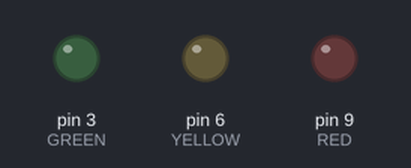
A sketch run on a simulated Arduino Uno, built with avr-gcc and run on an emulated ATmega328P. Parts: output pins drawn as LEDs (lit = HIGH).

Above: at 0.05 s.
At 1.85 s:
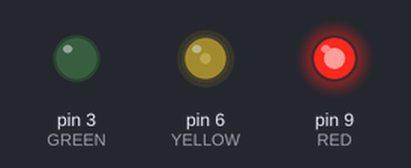
At 3.65 s:
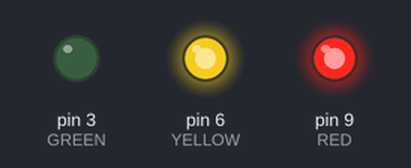
At 7.25 s:
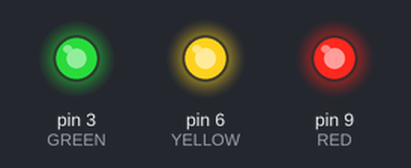
At 10.85 s:
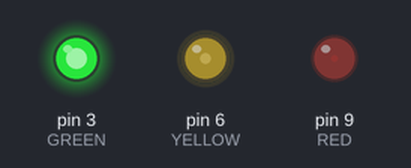
At 14.55 s:
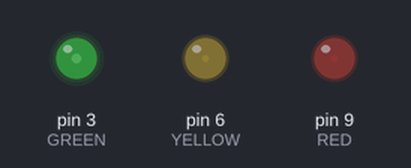
Timing chart, 0 to 19.9 s (numbered marks = the images above):
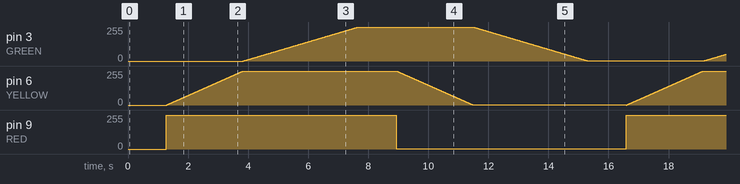

Measured:
- by itself, pin 9 (RED): alternates 254/255 for 7.7 s and 1/255 for 7.7 s

The sketch:

LightsUp.ino
```cpp
// Simple code to fade three LED's in and out.
// Set up to look like a traffic light.
// Although it would be quite confusing if it was.

const int RED = 9; // The pin for the LED
const int YELLOW = 6; // The pin for the 2nd LED.
const int GREEN = 3; // The pin for the 3rd LED.
int i = 0; // We'll use the variable "i" to count up and down.
int j = 0;
int k = 0;
int z = 0;

void setup() {
  pinMode(GREEN, OUTPUT); // Tell Ardudino the LED is an Output.
}

void loop() {
  for (i = 0; i < 255; i++) { // Loop from 0 to 254 (fade in)
    analogWrite(RED, i);  // Set the LED Brightness
    delay(5); // Wait 5 milliseconds because analogWrite
               // is instantaneous and we would
               // not see any change.
  }
  for (j = 0; j < 255; j++) {
    analogWrite(YELLOW, j);
    delay(10); // Wait 10 milliseconds.
  }

  for (k = 0; k < 255; k++) {
    analogWrite(GREEN, k);
    delay(15); // Wait 20 milliseconds.
  }

  for (i = 255; i > 0; i--) { // Loop from 255 to 1 (fade out)
    analogWrite(RED, i); // Set the LED brightness
    delay(5); // Wait 5 milliseconds because analogWrite
               // is instantaneous and we would
               // not see any change..
  }

  for (j = 255; j > 0; j--) {
    analogWrite(YELLOW, j);
    delay(10); // Wait 10 milliseconds.
  }

  for (k = 255; k > 0; k--) {
    analogWrite(GREEN, k);
    delay(15); // Wait 20 milliseconds.
  }
}
```
